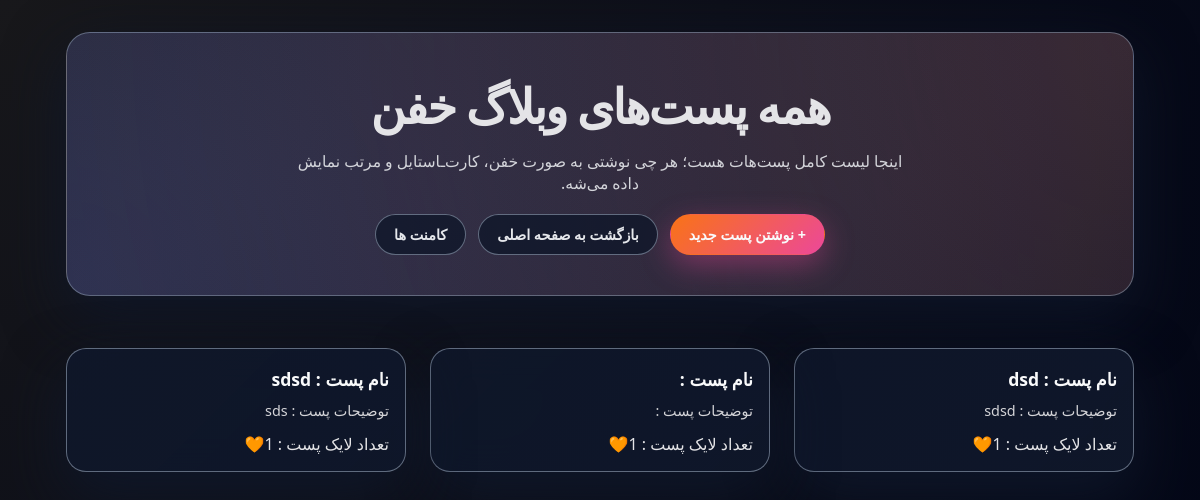
/posts/, run on an earlier commit of the app's database.
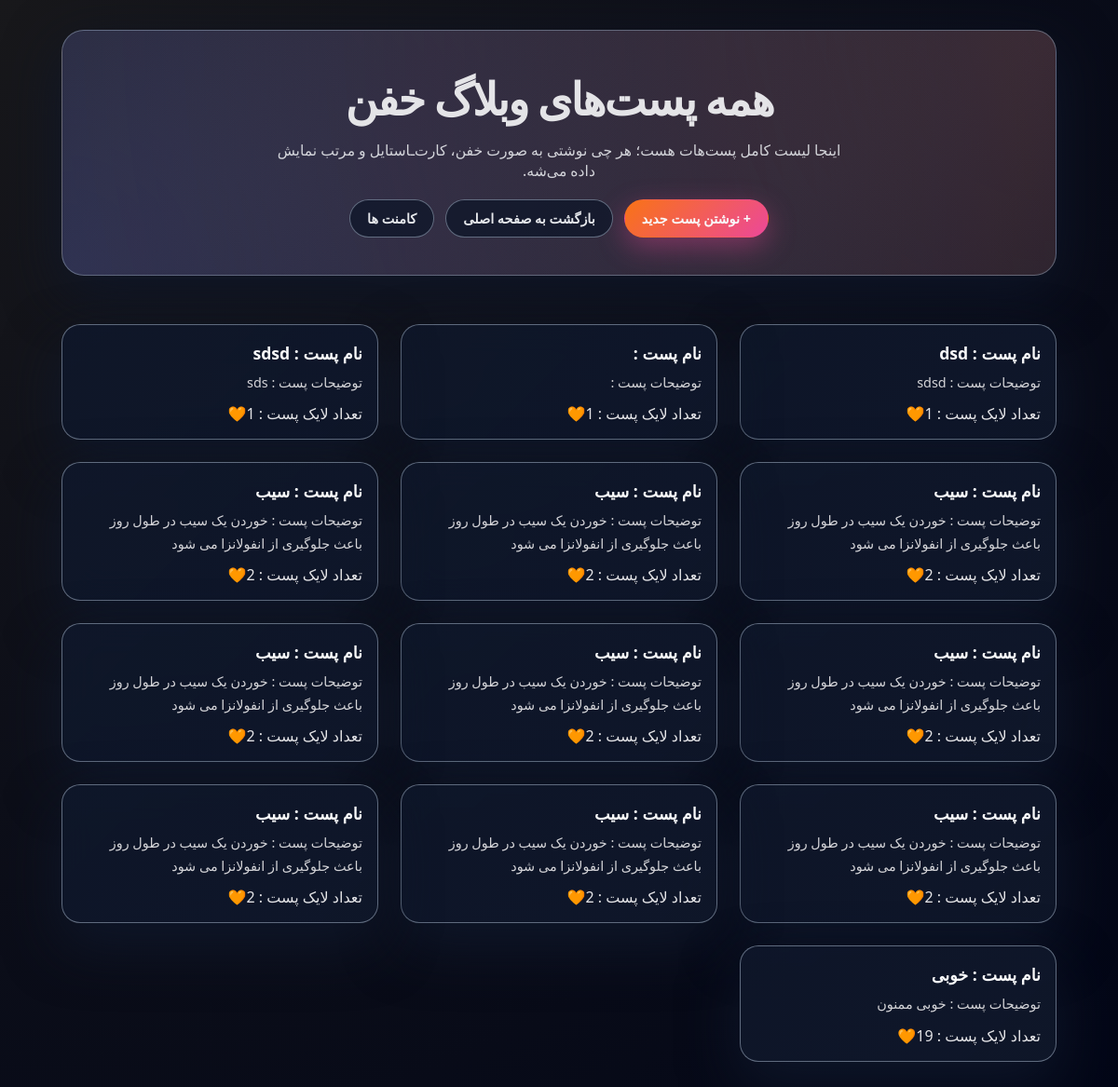
And on a later commit of the database.
### BlogPost/models.py (models this page shows)
class blogPost(models.Model):
    title = models.CharField(max_length=100)
    desc = models.TextField()
    likes = models.IntegerField(max_length=2)
    Publish = models.DateTimeField(auto_now_add=True)
    Update = models.DateTimeField(auto_now=True)

### BlogPost/views.py (the view)
# urls.py: path('posts/', index, name='posts'),
def index(request):
    posts = blogPost.objects.all()
    context = {
        'posts': posts
    }
    return render(request, "base/index.html", context)

### BlogPost/templates/base/index.html (shortened to what this page needs)
{% load static %}
<!DOCTYPE html>
<html lang="fa">
<head>
    <link rel="stylesheet" href="{% static 'css/style.css' %}">
</head>
<body>
<div class="page-wrapper">
  <header class="site-header hero-section">
    <div class="hero-content">
      <h1 class="site-title">همه پست‌های وبلاگ خفن</h1>
      <p class="site-subtitle">
        اینجا لیست کامل پست‌هات هست؛ هر چی نوشتی به صورت خفن، کارت‌ـاستایل و مرتب نمایش داده می‌شه.
      </p>
      <div class="hero-actions">
        <a href="{% url 'addpost' %}" class="btn btn-primary">+ نوشتن پست جدید</a>
        <a href="{% url 'home' %}" class="btn btn-secondary">بازگشت به صفحه اصلی</a>
        <a href="{% url 'comment' %}" class="btn btn-secondary">کامنت ها </a>
      </div>
    </div>
  </header>
  <main class="content">
    <section id="posts" class="posts-grid">
      {% for post in posts %}
      <article class="post-card glass-card">
        <div class="post-card-header">
          <h2 class="post-title"> نام پست : {{ post.title }}</h2>
        </div>
        <p class="post-description">
          توضیحات پست : {{ post.desc }}
        </p>
        <p>
          تعداد لایک پست : {{ post.likes }}🧡
        </p>
      </article>
      {% empty %}
      <p class="empty-state">هنوز پستی ثبت نشده 😅 اولین نفری باش که یه پست خفن می‌نویسی!</p>
      {% endfor %}
    </section>
  </main>
</div>
</body>
</html>

### BlogPost/static/css/style.css (style rules this page uses)
* { box-sizing: border-box; margin: 0; padding: 0; }
body { font-family: system-ui, -apple-system, BlinkMacSystemFont, "Segoe UI", sans-serif; background: radial-gradient(circle at top left, #18181b, #020617); color: #e4e4e7; min-height: 100vh; direction: rtl; }
a { text-decoration: none; color: inherit; }
.page-wrapper { max-width: 1100px; margin: 0 auto; padding: 32px 16px 64px; }
.site-header { text-align: center; margin-bottom: 32px; }
.hero-section { padding: 40px 24px; border-radius: 24px; background: radial-gradient(circle at top right, rgba(252, 165, 165, 0.2), transparent), radial-gradient(circle at bottom left, rgba(129, 140, 248, 0.25), transparent); border: 1px solid rgba(148, 163, 184, 0.5); box-shadow: 0 20px 60px rgba(15, 23, 42, 0.9); }
.hero-content { max-width: 620px; margin: 0 auto; }
.site-title { font-size: clamp(2.4rem, 4vw, 3rem); font-weight: 800; letter-spacing: -0.04em; margin-bottom: 12px; }
.site-subtitle { font-size: 0.98rem; color: #e5e7eb; opacity: 0.9; margin-bottom: 20px; }
.hero-actions { display: flex; justify-content: center; gap: 12px; flex-wrap: wrap; }
.btn { display: inline-flex; align-items: center; justify-content: center; padding: 10px 18px; border-radius: 999px; font-size: 0.9rem; font-weight: 600; cursor: pointer; border: 1px solid transparent; transition: all 0.18s ease-out; white-space: nowrap; }
.btn-primary { background: linear-gradient(135deg, #f97316, #ec4899); color: #f9fafb; box-shadow: 0 10px 30px rgba(236, 72, 153, 0.4); }
.btn-secondary { background: rgba(15, 23, 42, 0.8); color: #e5e7eb; border-color: rgba(148, 163, 184, 0.6); }
.glass-card { background: linear-gradient(135deg, rgba(15, 23, 42, 0.92), rgba(15, 23, 42, 0.97)); border-radius: 20px; border: 1px solid rgba(148, 163, 184, 0.6); box-shadow: 0 24px 60px rgba(15, 23, 42, 0.95); backdrop-filter: blur(18px); }
.content { margin-top: 32px; }
.posts-grid { display: grid; grid-template-columns: repeat(4, 1fr); gap: 24px; padding: 20px 0; }
@media (max-width: 1200px) { .posts-grid { grid-template-columns: repeat(3, 1fr); } }
.post-card { padding: 18px 16px 16px; position: relative; transition: transform 0.3s ease, box-shadow 0.3s ease; width: 100%; }
.post-card-header { display: flex; justify-content: space-between; align-items: flex-start; margin-bottom: 8px; }
.post-title { font-size: 1.1rem; font-weight: 700; color: #f9fafb; }
.post-description { font-size: 0.9rem; color: #d4d4d8; line-height: 1.7; margin-top: 2px; margin-bottom: 10px; }

What changed in the data, as far as the page shows it:
added blogPost: title "سیب", desc "خوردن یک سیب در طول روز باعث جلوگیری از انفولانزا می شود", likes "2"
added blogPost: title "سیب", desc "خوردن یک سیب در طول روز باعث جلوگیری از انفولانزا می شود", likes "2"
added blogPost: title "سیب", desc "خوردن یک سیب در طول روز باعث جلوگیری از انفولانزا می شود", likes "2"
added blogPost: title "سیب", desc "خوردن یک سیب در طول روز باعث جلوگیری از انفولانزا می شود", likes "2"
added blogPost: title "سیب", desc "خوردن یک سیب در طول روز باعث جلوگیری از انفولانزا می شود", likes "2"
added blogPost: title "سیب", desc "خوردن یک سیب در طول روز باعث جلوگیری از انفولانزا می شود", likes "2"
added blogPost: title "سیب", desc "خوردن یک سیب در طول روز باعث جلوگیری از انفولانزا می شود", likes "2"
added blogPost: title "سیب", desc "خوردن یک سیب در طول روز باعث جلوگیری از انفولانزا می شود", likes "2"
added blogPost: title "سیب", desc "خوردن یک سیب در طول روز باعث جلوگیری از انفولانزا می شود", likes "2"
added blogPost: title "خوبی", desc "خوبی ممنون", likes "19"
